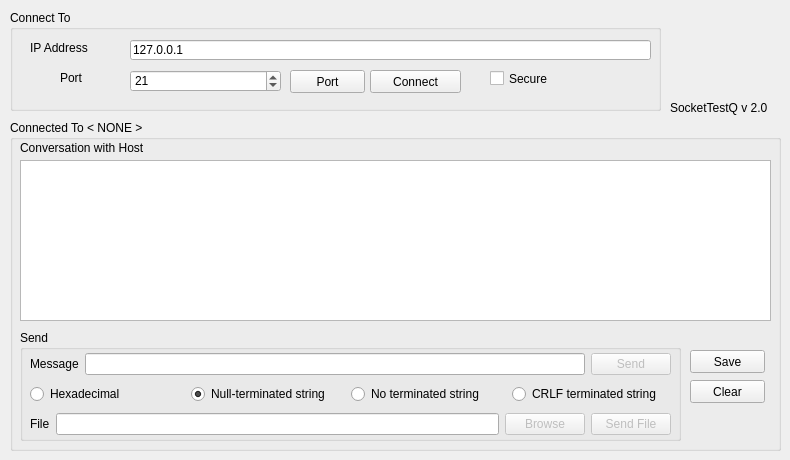
   <widget class="QWidget" name="uiClient">
    <attribute name="title">
     <string>Client</string>
    </attribute>
    <widget class="QGroupBox" name="groupBox">
     <property name="geometry">
      <rect>
       <x>10</x>
       <y>10</y>
       <width>651</width>
       <height>101</height>
      </rect>
     </property>
     <property name="title">
      <string>Connect To</string>
     </property>
     <widget class="QLabel" name="label">
      <property name="geometry">
       <rect>
        <x>20</x>
        <y>30</y>
        <width>91</width>
        <height>16</height>
       </rect>
      </property>
      <property name="text">
       <string>IP Address</string>
      </property>
     </widget>
     <widget class="QLineEdit" name="uiClientDstIP">
      <property name="geometry">
       <rect>
        <x>120</x>
        <y>30</y>
        <width>521</width>
        <height>20</height>
       </rect>
      </property>
      <property name="text">
       <string>127.0.0.1</string>
      </property>
     </widget>
     <widget class="QLabel" name="label_2">
      <property name="geometry">
       <rect>
        <x>50</x>
        <y>60</y>
        <width>61</width>
        <height>16</height>
       </rect>
      </property>
      <property name="text">
       <string>Port</string>
      </property>
     </widget>
     <widget class="QPushButton" name="uiClientPortListBtn">
      <property name="geometry">
       <rect>
        <x>280</x>
        <y>60</y>
        <width>75</width>
        <height>23</height>
       </rect>
      </property>
      <property name="text">
       <string>Port</string>
      </property>
     </widget>
     <widget class="QPushButton" name="uiClientConnectBtn">
      <property name="geometry">
       <rect>
        <x>360</x>
        <y>60</y>
        <width>91</width>
        <height>23</height>
       </rect>
      </property>
      <property name="text">
       <string>Connect</string>
      </property>
     </widget>
     <widget class="QCheckBox" name="uiClientSecureCheck">
      <property name="geometry">
       <rect>
        <x>480</x>
        <y>60</y>
        <width>161</width>
        <height>17</height>
       </rect>
      </property>
      <property name="text">
       <string>Secure</string>
      </property>
     </widget>
     <widget class="QSpinBox" name="uiClientDstPort">
      <property name="geometry">
       <rect>
        <x>120</x>
        <y>60</y>
        <width>151</width>
        <height>22</height>
       </rect>
      </property>
      <property name="minimum">
       <number>1</number>
      </property>
      <property name="maximum">
       <number>65535</number>
      </property>
      <property name="value">
       <number>21</number>
      </property>
     </widget>
    </widget>
    <widget class="QGroupBox" name="uiClientGroupBoxConnection">
     <property name="geometry">
      <rect>
       <x>10</x>
       <y>120</y>
       <width>771</width>
       <height>331</height>
      </rect>
     </property>
     <property name="toolTip">
      <string>&lt;html&gt;&lt;head/&gt;&lt;body&gt;&lt;p&gt;Use bytes represented in hexadecimal notation.&lt;/p&gt;&lt;/body&gt;&lt;/html&gt;</string>
     </property>
     <property name="title">
      <string>Connected To &lt; NONE &gt;</string>
     </property>
     <widget class="QLabel" name="label_5">
      <property name="geometry">
       <rect>
        <x>10</x>
        <y>20</y>
        <width>741</width>
        <height>16</height>
       </rect>
      </property>
      <property name="text">
       <string>Conversation with Host</string>
      </property>
      <property name="textFormat">
       <enum>Qt::AutoText</enum>
      </property>
     </widget>
     <widget class="QGroupBox" name="groupBox_3">
      <property name="geometry">
       <rect>
        <x>10</x>
        <y>210</y>
        <width>661</width>
        <height>111</height>
       </rect>
      </property>
      <property name="title">
       <string>Send</string>
      </property>
      <widget class="QWidget" name="verticalLayoutWidget">
       <property name="geometry">
        <rect>
         <x>10</x>
         <y>20</y>
         <width>641</width>
         <height>91</height>
        </rect>
       </property>
       <layout class="QVBoxLayout" name="verticalLayout">
        <item>
         <layout class="QHBoxLayout" name="horizontalLayout_4">
          <item>
           <widget class="QLabel" name="label_3">
            <property name="text">
             <string>Message</string>
            </property>
           </widget>
          </item>
          <item>
           <widget class="QLineEdit" name="uiClientMsg">
            <property name="maxLength">
             <number>65536</number>
            </property>
           </widget>
          </item>
          <item>
           <widget class="QPushButton" name="uiClientSendMsgBtn">
            <property name="enabled">
             <bool>false</bool>
            </property>
            <property name="text">
             <string>Send</string>
            </property>
           </widget>
          </item>
         </layout>
        </item>
        <item>
         <layout class="QHBoxLayout" name="horizontalLayout">
          <property name="spacing">
           <number>1</number>
          </property>
          <item>
           <widget class="QRadioButton" name="uiClientRadioHex">
            <property name="toolTip">
             <string>&lt;html&gt;&lt;head/&gt;&lt;body&gt;&lt;p&gt;Hexadecimal mode : use 0..9 or A..F (or lower case letters) symbols to write the message. Nothing will be added at the end of the message.&lt;/p&gt;&lt;/body&gt;&lt;/html&gt;</string>
            </property>
            <property name="text">
             <string>Hexadecimal</string>
            </property>
           </widget>
          </item>
          <item>
           <widget class="QRadioButton" name="uiClientRadioNull">
            <property name="toolTip">
             <string>&lt;html&gt;&lt;head/&gt;&lt;body&gt;&lt;p&gt;Appends a zero (0x00 or commonly know \0) at the end of the message.&lt;/p&gt;&lt;/body&gt;&lt;/html&gt;</string>
            </property>
            <property name="text">
             <string>Null-terminated string</string>
            </property>
            <property name="checked">
             <bool>true</bool>
            </property>
           </widget>
          </item>
          <item>
           <widget class="QRadioButton" name="uiClientRadioChars">
            <property name="toolTip">
             <string>&lt;html&gt;&lt;head/&gt;&lt;body&gt;&lt;p&gt;Nothing will be added at the end of the message.&lt;/p&gt;&lt;/body&gt;&lt;/html&gt;</string>
            </property>
            <property name="text">
             <string>No terminated string</string>
            </property>
           </widget>
          </item>
          <item>
           <widget class="QRadioButton" name="uiClientRadioCRLF">
            <property name="toolTip">
             <string>&lt;html&gt;&lt;head/&gt;&lt;body&gt;&lt;p&gt;Appends Carriage Return Line Feed (or commonly know as \r\n, two bytes 0x0D and 0x0A) at the end of the message.&lt;/p&gt;&lt;/body&gt;&lt;/html&gt;</string>
            </property>
            <property name="text">
             <string>CRLF terminated string</string>
            </property>
           </widget>
          </item>
         </layout>
        </item>
        <item>
         <layout class="QHBoxLayout" name="horizontalLayout_3">
          <item>
           <widget class="QLabel" name="label_4">
            <property name="text">
             <string>File</string>
            </property>
           </widget>
          </item>
          <item>
           <widget class="QLineEdit" name="uiClientFile"/>
          </item>
          <item>
           <widget class="QPushButton" name="uiClientBrowseBtn">
            <property name="enabled">
             <bool>false</bool>
            </property>
            <property name="text">
             <string>Browse</string>
            </property>
           </widget>
          </item>
          <item>
           <widget class="QPushButton" name="uiClientSendFileBtn">
            <property name="enabled">
             <bool>false</bool>
            </property>
            <property name="text">
             <string>Send File</string>
            </property>
           </widget>
          </item>
         </layout>
        </item>
       </layout>
      </widget>
     </widget>
     <widget class="QPushButton" name="uiClientSaveLogBtn">
      <property name="geometry">
       <rect>
        <x>680</x>
        <y>230</y>
        <width>75</width>
        <height>23</height>
       </rect>
      </property>
      <property name="text">
       <string>Save</string>
      </property>
     </widget>
     <widget class="QPushButton" name="uiClientClearLogBtn">
      <property name="geometry">
       <rect>
        <x>680</x>
        <y>260</y>
        <width>75</width>
        <height>23</height>
       </rect>
      </property>
      <property name="text">
       <string>Clear</string>
      </property>
     </widget>
     <widget class="QTextEdit" name="uiClientLog">
      <property name="geometry">
       <rect>
        <x>10</x>
        <y>40</y>
        <width>751</width>
        <height>161</height>
       </rect>
      </property>
      <property name="readOnly">
       <bool>true</bool>
      </property>
     </widget>
    </widget>
    <widget class="QLabel" name="label_6">
     <property name="geometry">
      <rect>
       <x>670</x>
       <y>100</y>
       <width>111</width>
       <height>16</height>
      </rect>
     </property>
     <property name="text">
      <string>SocketTestQ v 2.0</string>
     </property>
    </widget>
    <widget class="QLabel" name="label_31">
     <property name="geometry">
      <rect>
       <x>690</x>
       <y>30</y>
       <width>81</width>
       <height>71</height>
      </rect>
     </property>
     <property name="text">
      <string/>
     </property>
     <property name="pixmap">
      <pixmap resource="Image.qrc">:/Picture/original icons/ethernet.png</pixmap>
     </property>
    </widget>
   </widget>
